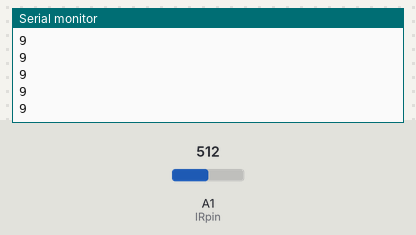
This sketch was run on a simulated Arduino Uno, built with avr-gcc and run on an emulated ATmega328P. Shown: the last lines printed to the serial monitor. Inputs (shaded band) come from the test bench; at power-on: A1 (IRpin) = 512.

Above: at 1.2 s.
1.3 s: A1 (IRpin) set to 716
At 2.0 s:
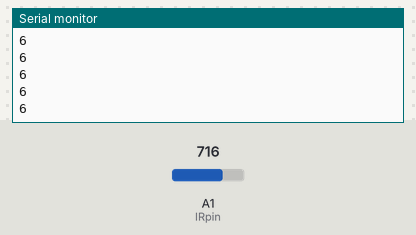
2.8 s: A1 (IRpin) set to 900
At 3.5 s:
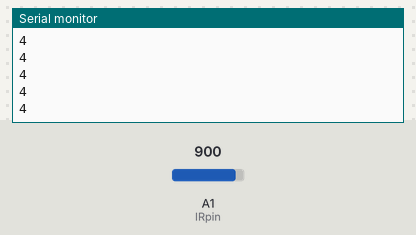
Timing chart, 0 to 5.8 s (numbered marks = the images above; inputs shaded):
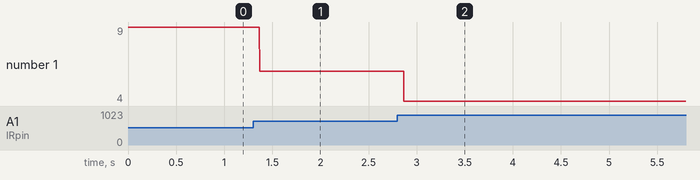

The sketch:

sketch_SharpIR.ino
```cpp
int IRpin=1;
int dist;
int t;

void setup() {
Serial.begin(9600);
}

void loop() {
  dist = analogRead(IRpin);
  dist=12343.85 * pow(analogRead(IRpin),-1.15);
  Serial.println(dist);

}
```

Measured:
- after the input at 1.3 s, the serial monitor: prints a new line after 0.07 s (image 1)
- after the input at 2.8 s, the serial monitor: prints a new line after 0.07 s (image 2)
- plotted number 1: 9 → 6 after the input at 1.3 s, 6 → 4 after the input at 2.8 s
